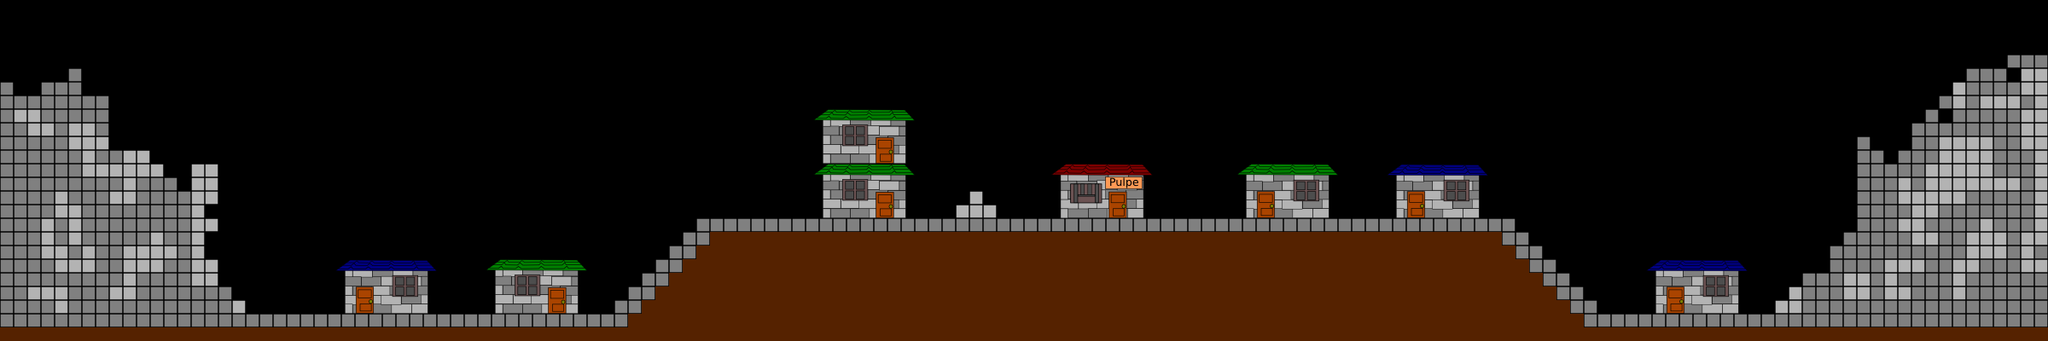

The image is a tile-based game level rendered from a .tmx file. Its description and source (layers, tilesets, objects; grid data summarised) follow:
An orthogonal 150x25 tile map with 16x16 px tiles, 3 tile layers (background, walls, coins).

<map version="1.0" orientation="orthogonal" width="150" height="25" tilewidth="16" tileheight="16">
 <tileset firstgid="1" name="tileSet-hd" tilewidth="16" tileheight="16">
  <image source="tileSet.png" trans="fe80fe" width="256" height="256" />
  <tile id="0">
   <properties>
    <property name="hola" value="prueba" />
   </properties>
  </tile>
  <tile id="2">
   <properties>
    <property name="agua" value="" />
   </properties>
  </tile>
  <tile id="4">
   <properties>
    <property name="medicinas" value="" />
   </properties>
  </tile>
  <tile id="9">
   <properties>
    <property name="agua" value="" />
   </properties>
  </tile>
  <tile id="11">
   <properties>
    <property name="medicina" value="" />
   </properties>
  </tile>
 </tileset>
 <layer name="background" width="150" height="25">
  <data>[3750 cells, 168 non-empty, 63 distinct tile ids]</data>
 </layer>
 <layer name="walls" width="150" height="25">
  <data>[3750 cells, 1290 non-empty, 27 distinct tile ids]</data>
 </layer>
 <layer name="coins" width="150" height="25">
  <data>[3750 cells, 0 non-empty, 0 distinct tile ids]</data>
 </layer>
</map>